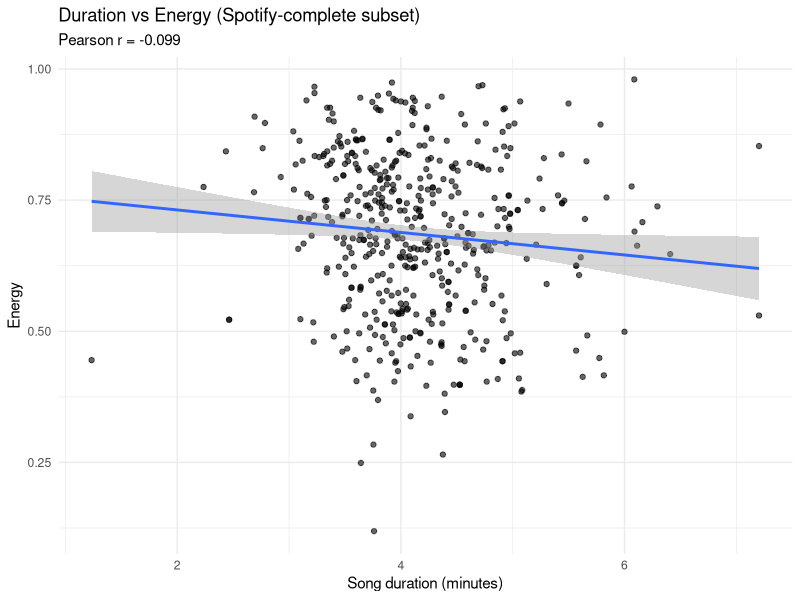
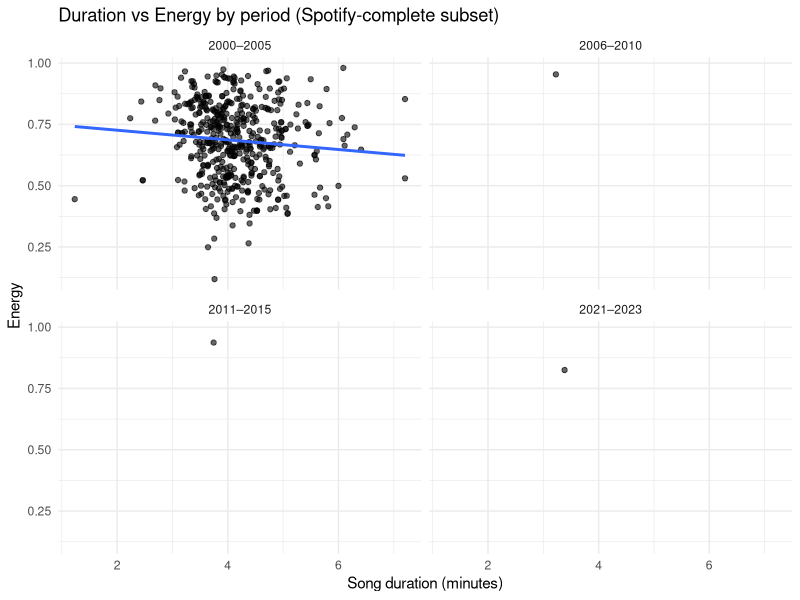
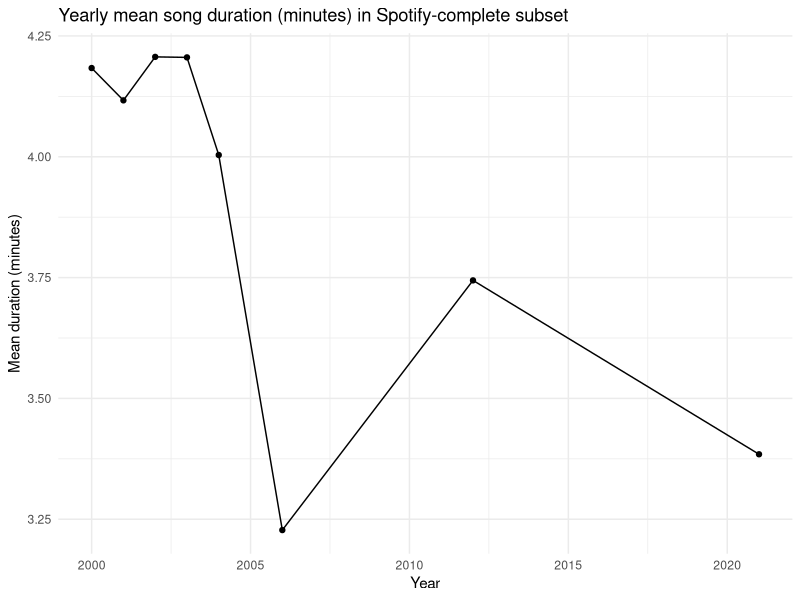

The R source for these figures, in order:
# ==========================================
# 03_rq2_duration_energy.R
# RQ2: Duration vs Energy analysis
# ==========================================

# # ---- Packages ----
# pkgs <- c("tidyverse", "here")
# to_install <- pkgs[!pkgs %in% installed.packages()[, "Package"]]
# if (length(to_install) > 0) install.packages(to_install)

library(tidyverse)
library(here)

dir.create(here("outputs/figures"), recursive = TRUE, showWarnings = FALSE)
dir.create(here("outputs/tables"),  recursive = TRUE, showWarnings = FALSE)

# ---- Load clustered Spotify dataset (includes audio vars) ----
df_spotify <- readr::read_csv(here("outputs/tables/rq1_clustered_df_spotify.csv"), show_col_types = FALSE)

# Duration in minutes
df_spotify <- df_spotify %>%
  mutate(duration_min = duration_ms / 60000)

# ---- Overall correlation ----
cor_overall <- cor(df_spotify$duration_min, df_spotify$energy, use = "complete.obs")
cat("Overall correlation (duration_min vs energy):", cor_overall, "\n")

write_csv(tibble(correlation = cor_overall),
          here("outputs/tables/rq2_duration_energy_correlation_overall.csv"))

# ---- Scatter plot (overall) ----
p_rq2_all <- ggplot(df_spotify, aes(duration_min, energy)) +
  geom_point(alpha = 0.6) +
  geom_smooth(method = "lm", se = TRUE) +
  theme_minimal() +
  labs(
    title = "Duration vs Energy (Spotify-complete subset)",
    subtitle = paste0("Pearson r = ", round(cor_overall, 3)),
    x = "Song duration (minutes)",
    y = "Energy"
  )

ggsave(here("outputs/figures/rq2_duration_energy_scatter_all.png"),
       p_rq2_all, width = 8, height = 5.5, dpi = 300)

# ---- Period analysis (will show the data sparsity clearly) ----
df_spotify <- df_spotify %>%
  mutate(
    period = case_when(
      year >= 2000 & year <= 2005 ~ "2000–2005",
      year >= 2006 & year <= 2010 ~ "2006–2010",
      year >= 2011 & year <= 2015 ~ "2011–2015",
      year >= 2016 & year <= 2020 ~ "2016–2020",
      year >= 2021 & year <= 2023 ~ "2021–2023",
      TRUE ~ "Other"
    ),
    period = factor(period, levels = c("2000–2005","2006–2010","2011–2015","2016–2020","2021–2023"))
  )

cor_by_period <- df_spotify %>%
  group_by(period) %>%
  summarise(
    n = n(),
    correlation = ifelse(sd(duration_min, na.rm = TRUE) == 0 | sd(energy, na.rm = TRUE) == 0,
                         NA_real_,
                         cor(duration_min, energy, use = "complete.obs")),
    .groups = "drop"
  )

write_csv(cor_by_period,
          here("outputs/tables/rq2_duration_energy_correlation_by_period.csv"))

# Faceted scatter by period
p_rq2_facet <- ggplot(df_spotify, aes(duration_min, energy)) +
  geom_point(alpha = 0.6) +
  geom_smooth(method = "lm", se = FALSE) +
  facet_wrap(~ period) +
  theme_minimal() +
  labs(
    title = "Duration vs Energy by period (Spotify-complete subset)",
    x = "Song duration (minutes)",
    y = "Energy"
  )

ggsave(here("outputs/figures/rq2_duration_energy_scatter_by_period.png"),
       p_rq2_facet, width = 10, height = 6, dpi = 300)

# ---- Yearly trends (means) ----
yearly_trends <- df_spotify %>%
  group_by(year) %>%
  summarise(
    n = n(),
    mean_duration_min = mean(duration_min, na.rm = TRUE),
    mean_energy = mean(energy, na.rm = TRUE),
    .groups = "drop"
  ) %>%
  arrange(year)

write_csv(yearly_trends,
          here("outputs/tables/rq2_yearly_trends_duration_energy.csv"))

p_trends <- ggplot(yearly_trends, aes(x = year)) +
  geom_line(aes(y = mean_duration_min, group = 1)) +
  geom_point(aes(y = mean_duration_min)) +
  theme_minimal() +
  labs(
    title = "Yearly mean song duration (minutes) in Spotify-complete subset",
    x = "Year", y = "Mean duration (minutes)"
  )

ggsave(here("outputs/figures/rq2_yearly_trends_duration_energy.png"),
       p_trends, width = 8, height = 5, dpi = 300)

cat("\n03_rq2_duration_energy.R complete.\n")
